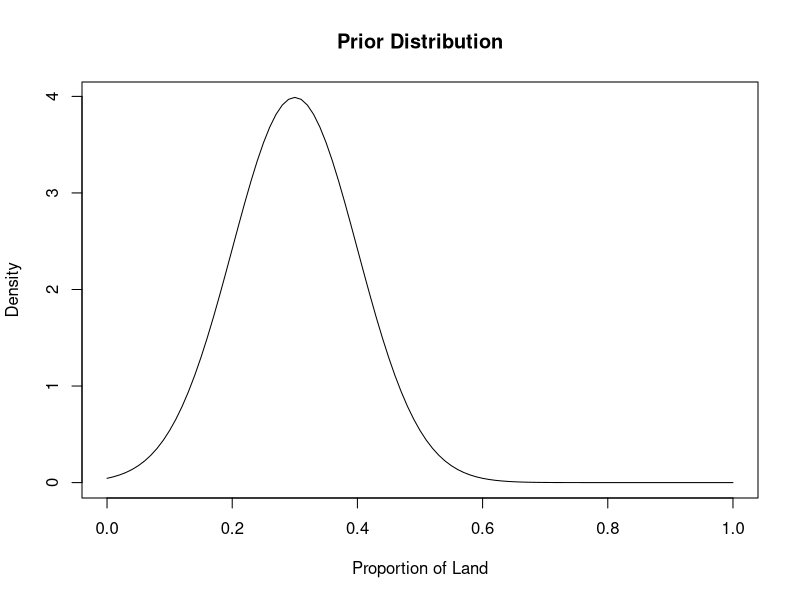
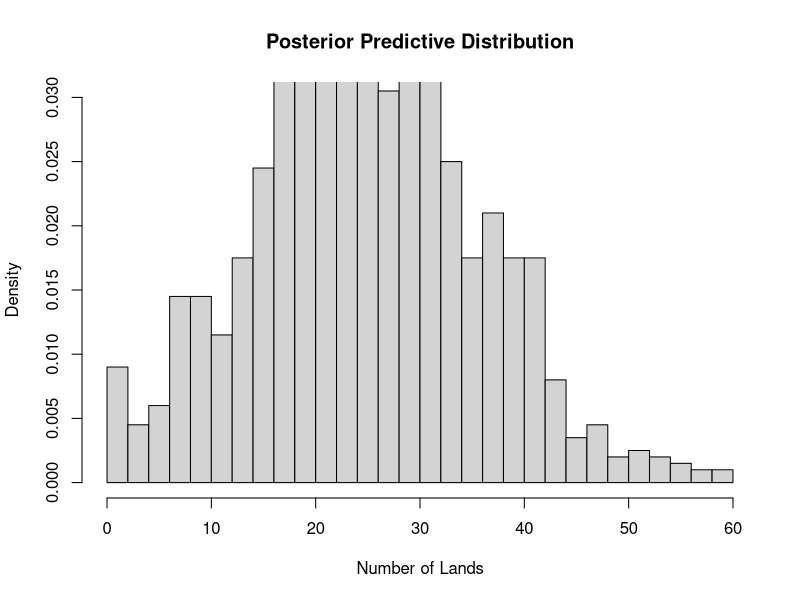

These figures' R source, in order:
library(tidyverse)
# Task 1
# Define the given probabilities
P_A <- 1/4
P_B <- 1/2
P_C <- 1/4
P_S_A <- 0.7
P_S_B <- 0.5
P_S_C <- 0.8

# Calculate the numerator of the posterior probability
numerator <- P_A * choose(10, 6) * (P_S_A^6) * ((1 - P_S_A)^4)

# Calculate the denominator of the posterior probability
denominator <- numerator + (P_B * choose(10, 6) * (P_S_B^6) * ((1 - P_S_B)^4)) + (P_C * choose(10, 6) * (P_S_C^6) * ((1 - P_S_C)^4))

# Calculate the posterior probability
posterior <- numerator / denominator

print(posterior)

######## Or

compute_post <- function(obs, poss) {
  N <- length(obs)
  L <- sum(obs == "P")
  
  likelihood <- dbinom(L, N, prob = poss$theta)
  
  posterior <- likelihood * poss$prior
  
  posterior_norm <- posterior / sum(posterior)
  
  tibble(poss, lh = round(likelihood, 3), post = round(posterior_norm, 3))
}

obs <- c(rep("P", 6), rep("N", 4))  # 6 positive and 4 negative reviews
poss <- tibble(
  company = c("A", "B", "C"),
  theta = c(0.70, 0.50, 0.80),
  prior = c(1/4, 1/2, 1/4)
)


compute_post(obs, poss)



# Task 2


additional_obs <- c(rep("P", 9), "N")  # 9 positive and 1 negative reviews

compute_post_updated <- function(obs, prev_post) {
  N <- length(obs)
  L <- sum(obs == "P")
  
  likelihood <- dbinom(L, N, prob = prev_post$theta)
  
  posterior <- likelihood * prev_post$post
  
  posterior_norm <- posterior / sum(posterior)
  
  tibble(company = prev_post$company, theta = prev_post$theta,
         prior = prev_post$post, lh = round(likelihood, 3), post = round(posterior_norm, 3))
}


prev_post <- compute_post(obs, poss)  # Previous posterior probabilities

new_post = compute_post_updated(additional_obs, prev_post)
print(new_post)


print(new_post[3,'post'] - new_post[3,'prior'])


# Task 3

# Define the probabilities and events
P_D1_given_A <- 0.10  # Probability of defective products given shipment from Factory A
P_D1_given_B <- 0.20  # Probability of defective products given shipment from Factory B
P_A <- 0.5  # Probability of shipment from Factory A
P_B <- 0.5  # Probability of shipment from Factory B

# Calculate the probability
P_D1 <- P_D1_given_A * P_A + P_D1_given_B * P_B

# P(D2|D1) = P(D2) = P(D1) since they are independent
P_D2_given_D1 <- P_D1

P_D2_given_D1

# Task 4

P_A <- 0.5  # Prior probability of the shipment being from Factory A
P_B <- 0.5  # Prior probability of the shipment being from Factory B
P_PosA_given_A <- 0.8  # Probability of a positive test given the shipment is from Factory A
P_PosA_given_B <- 0.65  # Probability of a positive test given the shipment is from Factory B
P_PosB_given_A <- 0.2
P_PosA_given_B <- 0.35

# P(A|Al_A) = (P(Al_A|A) * P(A)) / ((P(Al_A|A) * P(A)) + (P(Al_A|B) * P(B)))

P_PosA <- P_PosA_given_A * P_A + P_PosA_given_B * P_B

P_A_given_PosA <- (P_PosA_given_A * P_A) / P_PosA

P_A_given_PosA

# Task 4 - 5 Countinued 


# P(A) = 0.5 (Prior probability of product from Factory A)
# P(B) = 0.5 (Prior probability of product from Factory B)
# P(D|A) = 0.1 (Probability of defective product given it is from Factory A)
# P(D|B) = 0.2 (Probability of defective product given it is from Factory B)
# P(Al_A|A) = 0.8 (Probability algorithm classifies product from Factory A as A)
# P(Al_A|B) = 0.35 (Probability algorithm classifies product from Factory B as A)


# P(A|D, Al_A) = (P(D|A) * P(A) * P(Al_A|A)) / ((P(D|A) * P(A) * P(Al_A|A)) + (P(D|B) * P(B) * P(Al_A|B)))

P_A_given_PosA_D = (P_D1_given_A * P_A * P_PosA_given_A) / ((P_D1_given_A * P_A * P_PosA_given_A) + (P_D1_given_B*P_B*P_PosA_given_B))

P_A_given_PosA_D

# Task 6
# Assuming a prior belief that the proportion of land on Earth is normally distributed
# and centered around 0.3 with a sd 0.1

prior_mean <- 0.3
prior_sd <- 0.1  

# Define the prior distribution using the Beta distribution
prior_distribution <- function(x) dnorm(x, prior_mean, prior_sd)

# Plot the prior distribution
curve(prior_distribution, from = 0, to = 1, xlab = "Proportion of Land", ylab = "Density", main = "Prior Distribution")


# Task 7
# Generate 10,000 random samples from the prior distribution
set.seed(123)  # Set a seed for reproducibility
sample <- rnorm(10000, prior_mean, prior_sd)

head(sample)

# Task 8

# Generate 10,000 random samples from the prior distribution
set.seed(123)  # Set a seed for reproducibility
sample <- rnorm(10000, prior_mean, prior_sd)

# Compute prior probabilities
prop <- seq(0, 1, length.out = 12)
priors <- vector("numeric", length(prop))
for (i in seq_along(prop)) {
  priors[i] <- round(sum(sample >= prop[i] & sample < prop[i + 1]) / 10000, 2)
}

# Define the observed data
observed_land <- 26
total_tosses <- 100

# Compute posterior probabilities using Bayes' theorem

posteriors <- priors * dnorm(observed_land/total_tosses, prior_mean, prior_sd)

# Normalize the posterior probabilities to sum up to 1
posteriors <- posteriors / sum(posteriors)

# Create a data frame with proportion of land and corresponding prior and posterior probabilities
poss <- data.frame(prop_L = seq(0, 1, by = 0.1),
                   prior = priors[1:11],
                   posterior = round(posteriors[1:11], 2))

# Print the result
print(poss)


# Task 9

posterior_samples <- sample(prop, 1000, replace = TRUE, prob = posteriors)

# Task 10

# Predict outcomes of 100 globe tosses for each sample
predictions <- rbinom(1000, total_tosses, posterior_samples)

# Plot the posterior predictive distribution
hist(predictions, breaks = "FD", freq = FALSE, main = "Posterior Predictive Distribution",
     xlab = "Number of Lands", ylim = c(0, 0.03))


